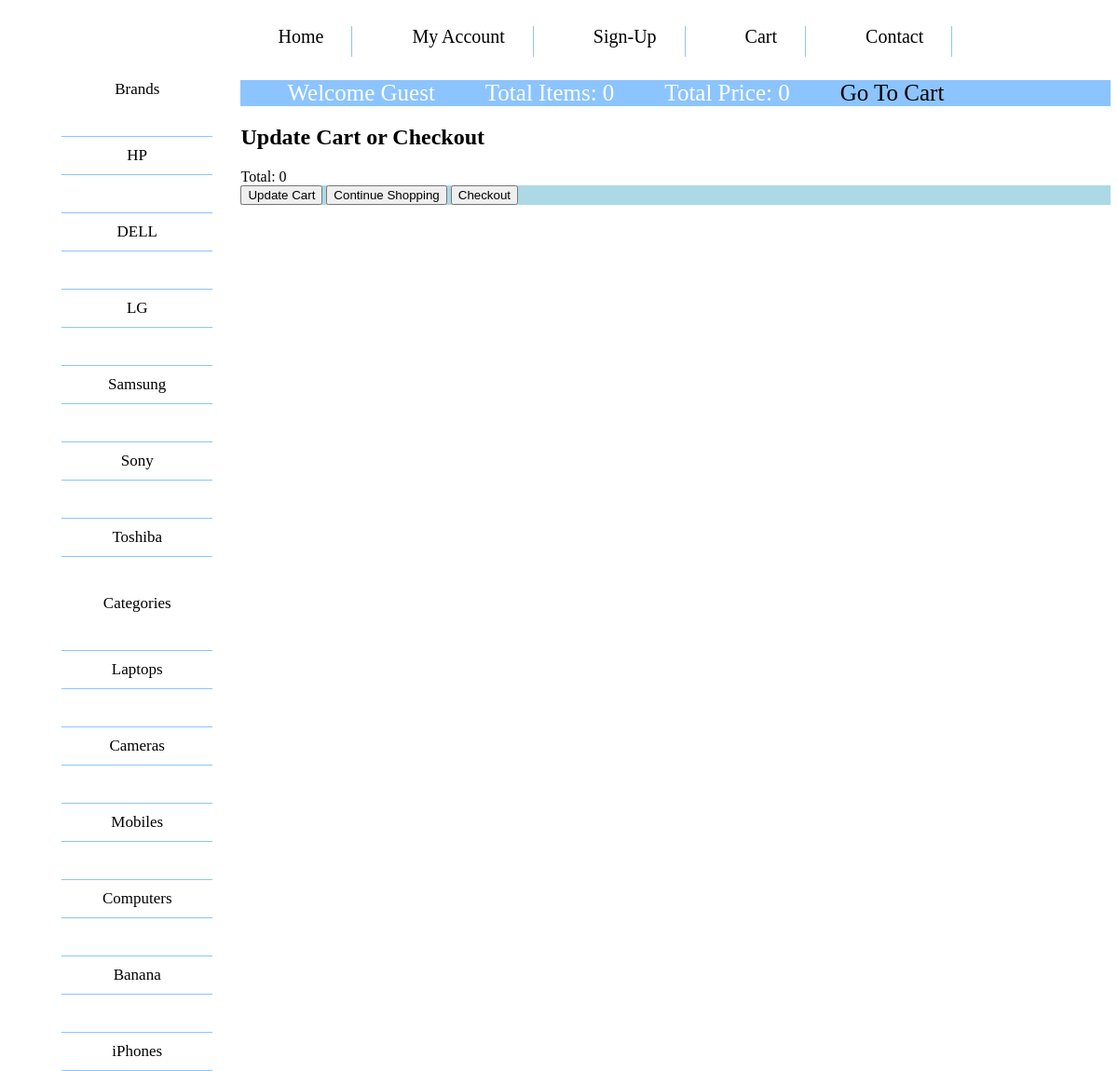
Page /cart.php on the earlier database version.
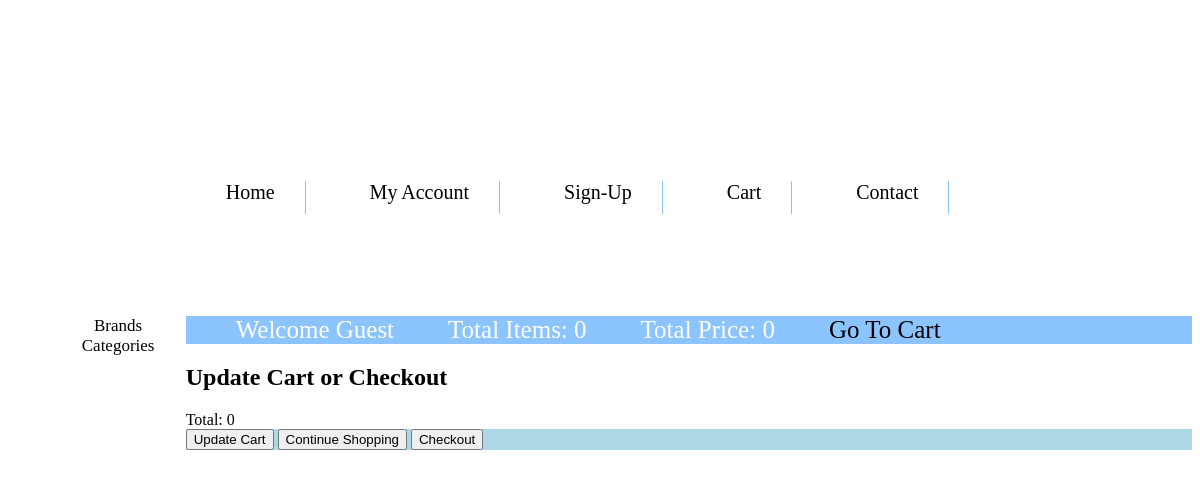
Same page on the later database version.
### tables this page shows
CREATE TABLE IF NOT EXISTS `brands` (
  `brand_id` int(100) NOT NULL AUTO_INCREMENT,
  `brand_title` text NOT NULL,
  PRIMARY KEY (`brand_id`)
);

CREATE TABLE IF NOT EXISTS `categories` (
  `cat_id` int(100) NOT NULL AUTO_INCREMENT,
  `cat_title` text NOT NULL,
  PRIMARY KEY (`cat_id`)
);

### functions/functions.php (the view, shortened to what this page needs)
<?php
	$con = mysqli_connect('127.0.0.1:8889', 'root', 'root', 'ecommerce') or die("Connection Failed");
	function getCategories()
	{
		global $con;
		$get_cats = "select * from categories";
		$run_cats = mysqli_query($con, $get_cats);
		while ($row = mysqli_fetch_array($run_cats)){
			$id = $row['cat_id'];
			$title =$row['cat_title'];
			echo "<div class='category_link'><a href='index.php?cat=$id'>$title</a></div>";
		}
	}
	function getBrands()
	{
		global $con;
		$get_brands = "select * from brands";
		$run_brands = mysqli_query($con, $get_brands);
		while ($row = mysqli_fetch_array($run_brands)){
			$id = $row['brand_id'];
			$title =$row['brand_title'];
			echo "<div class='brand_link'><a href='index.php?brand=$id'>$title</a></div>";
		}
	}
	function getIp() {
		$ip = $_SERVER['REMOTE_ADDR'];
		return $ip;
	}
	function getTotalCartItems()
	{
		global $con;
		$ip = getIp();
		$get = "select * from cart where ip_add='$ip'";
		$run = mysqli_query($con, $get);
		$count = mysqli_num_rows ($run);
		echo $count;
	}
	function getTotalCartPrice()
	{
		$total = 0;
		echo $total;
	}
	function getCartProducts()
	{
		$total = 0;
		echo "Total: " . $total;
	}
?>

### cart.php (shortened to what this page needs)
<!DOCTYPE>
<?php
	include("functions/functions.php");
?>
<html>
	<head>
		<link rel="stylesheet" href="styles/style.css" media="all"/>
	</head>
	<body>
		<div class="main">
			<div class="header">
			</div>
			<div class="logo">
			</div>
			<div class="navbar">
				<div class="menu">
					<div class="menu_link"><a href="index.php">Home</a></div>
					<div class="menu_link"><a href="#">My Account</a></div>
					<div class="menu_link"><a href="#">Sign-Up</a></div>
					<div class="menu_link"><a href="cart.php">Cart</a></div>
					<div class="menu_link"><a href="#">Contact</a></div>
				</div>
			</div>
			<div class="sidebar">
				<div class="sidebar_heading">
					Brands
				</div>
				<div id="Brands">
					<?php getBrands(); ?>
				</div>
				<div class="sidebar_heading">
					Categories
				</div>
				<div id="Categories">
					<?php getCategories(); ?>
				</div>
			</div>
			<div class="main_container">
				<div class="shopping_cart">
					<div class="cart_type style="padding-right: 150px;"">Welcome Guest</div>
					<div class="cart_type">Total Items: <?php getTotalCartItems(); ?></div>
					<div class="cart_type">Total Price: <?php getTotalCartPrice(); ?></div>
					<div class="cart_type"><a href="cart.php">Go To Cart</a></div>
				</div>
				<div id="product_container">
					<form action="" method="post" enctype="multipart/form-data">
						<div id="cart-heading">
							<h2>Update Cart or Checkout</h2>
						</div>
						<div id="main-cart-area">
							<?php
								getCartProducts();
							?>
						</div>
						<div class="cart_buttons" style="background-color: lightblue;">
							<input type="submit" name="update_cart" value="Update Cart" />
							<input type="submit" name="continue" value="Continue Shopping" />
							<button><a href="checkout.php">Checkout</a></button>
						</div>
					</form>
				</div>
			</div>
			<div class="footer">
			</div>
		</div>
	</body>
</html>

### styles/style.css (style rules this page uses)
a { text-decoration: none; color: black; }
.main { display: grid; float: right; grid-template: repeat(15, [row] minimax(120px, 1fr)) / repeat(15, [col] 1fr); grid-gap: 10px; width: 100%; height: 100%; }
.main_container { grid-column: col 2/ span 5; grid-row: row 3/span 2; }
.navbar { grid-column: col 2/ span 4; grid-row: row 2; }
.sidebar { grid-column: col 1/ span 1; height: 95%; width: 100%; grid-row: row 3/ span 4; text-align: center; }
.logo { grid-column-row-start: 1; grid-column-row-stop: 2; grid-column: col 1; grid-row: row 1; }
.sidebar { font-family: "Palatino"; font-size: 17px; }
.menu_link { display: inline-block; margin-left: 40px; margin-right: 20px; font-family: "Palatino"; font-size: 20px; margin-bottom: 15px; padding-bottom: 10px; border-style: solid; border-color: rgba(44, 146, 255, 0.543); border-width: 1px; border-left-style: none; border-top-style: none; border-bottom-style: none; padding-right: 30px; }
.cart_type { display: inline-block; margin-left: 50px; font-size: 25px; color: white; }
.shopping_cart { background-color:rgba(44, 146, 255, 0.543); }
.brand_link { margin: 40px 20px; text-decoration: none; border-style: solid; border-width: 1px; border-color: rgba(44, 146, 255, 0.543); border-left-style: none; border-right-style: none; padding: 10px 30px; }
.category_link { margin: 40px 20px; border-style: solid; border-width: 1px; border-color: rgba(44, 146, 255, 0.543); border-left-style: none; border-right-style: none; padding: 10px 30px; }

Differences in the rows shown:
removed brands: brand_title "HP"
removed brands: brand_title "DELL"
removed brands: brand_title "LG"
removed brands: brand_title "Samsung"
removed brands: brand_title "Sony"
removed brands: brand_title "Toshiba"
removed categories: cat_title "Laptops"
removed categories: cat_title "Cameras"
removed categories: cat_title "Mobiles"
removed categories: cat_title "Computers"
removed categories: cat_title "Banana"
removed categories: cat_title "iPhones"
